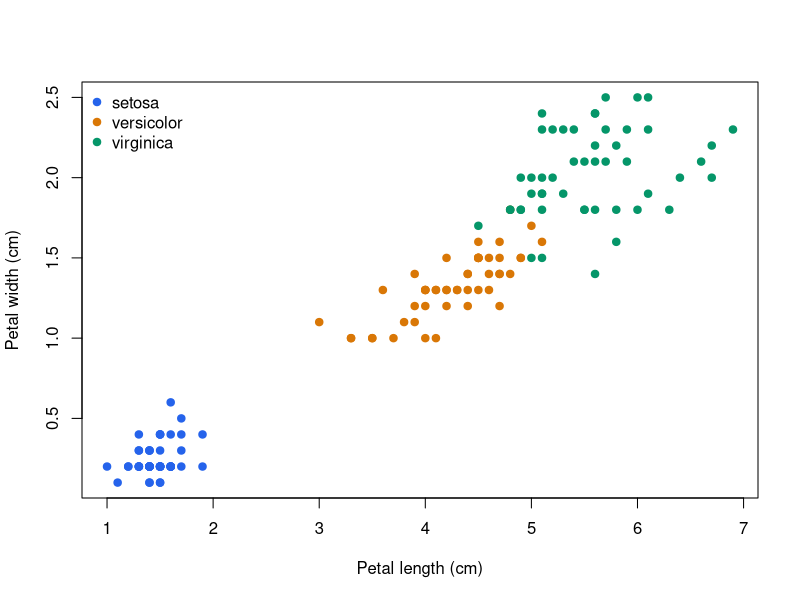

This chart was generated by the following R code:
## ---- chunk 1
#| label: inspect-data
head(iris)
## ---- chunk 2
#| label: summarize-species
aggregate(Petal.Length ~ Species, data = iris, FUN = mean)
## ---- chunk 3
#| label: fig-iris
#| fig-cap: "Petal dimensions for the three iris species."
#| fig-width: 7
#| fig-height: 4
species_colors <- c("#2563eb", "#d97706", "#059669")
plot(
  iris$Petal.Length,
  iris$Petal.Width,
  col = species_colors[as.integer(iris$Species)],
  pch = 19,
  xlab = "Petal length (cm)",
  ylab = "Petal width (cm)"
)
legend(
  "topleft",
  legend = levels(iris$Species),
  col = species_colors,
  pch = 19,
  bty = "n"
)
